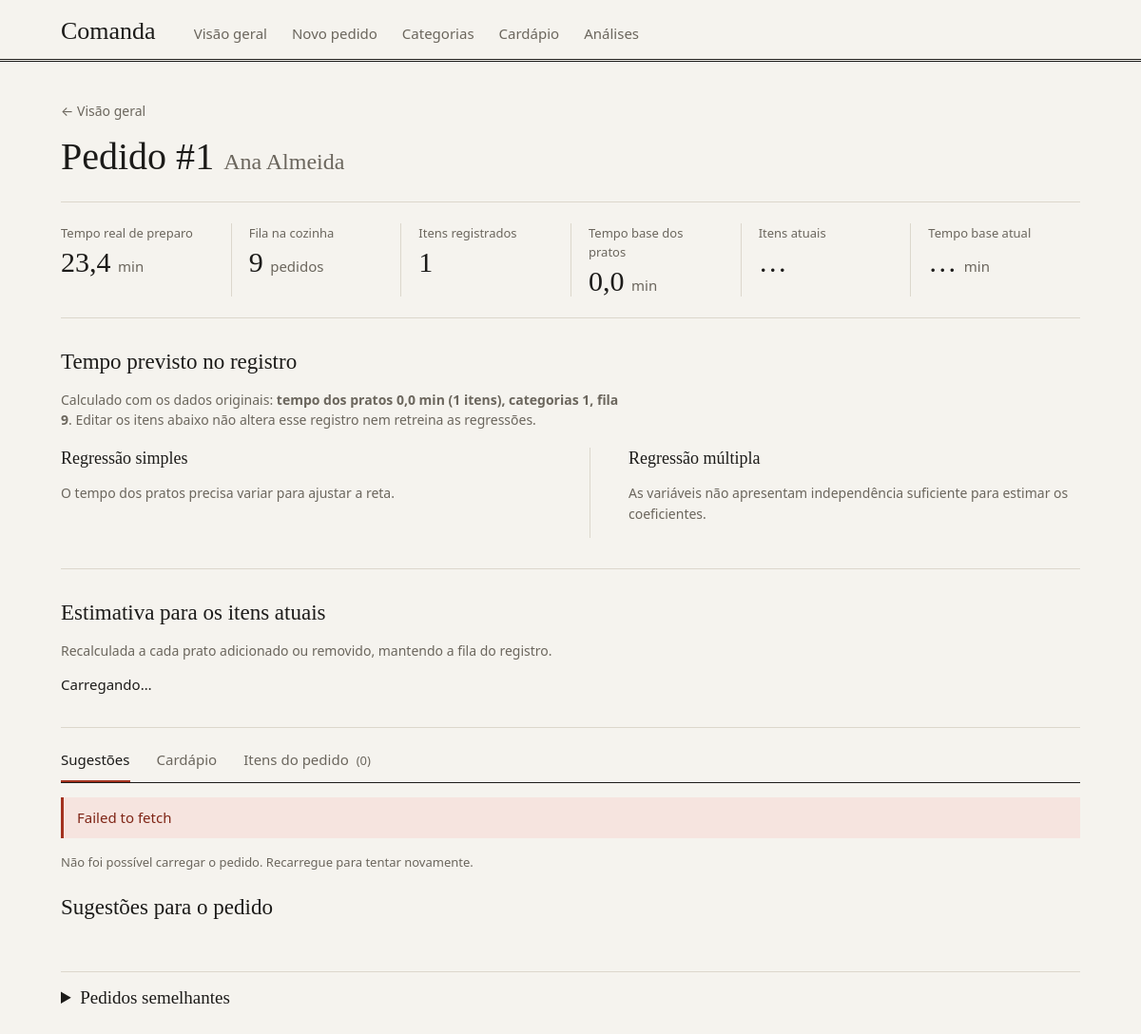
/pedidos/1, run on an earlier commit of the app's database.
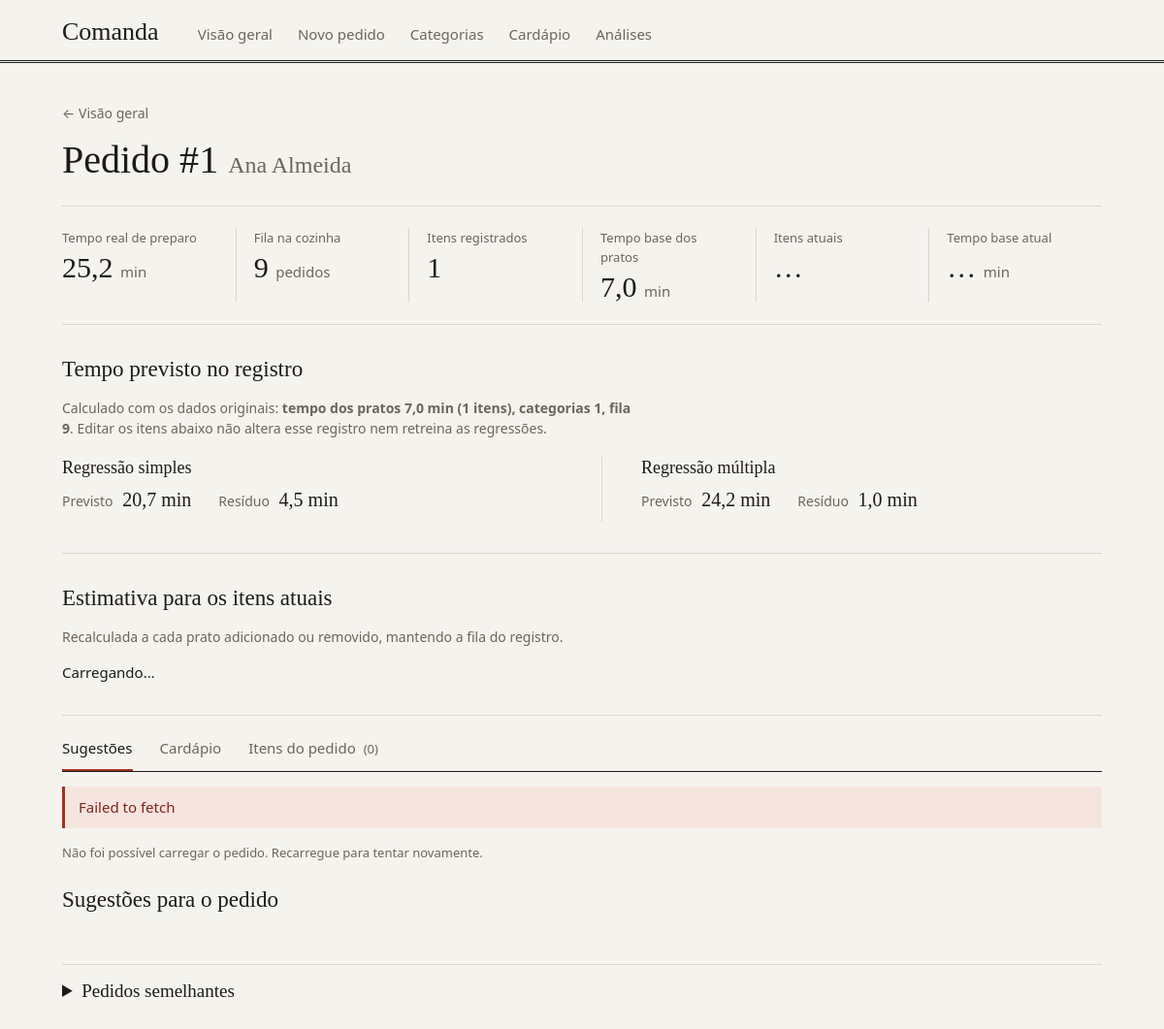
And on a later commit of the database.
### tables this page shows
CREATE TABLE pedidos (
                id INTEGER PRIMARY KEY, cliente TEXT NOT NULL,
                pedidos_na_fila INTEGER NOT NULL,
                tempo_preparo_min REAL NOT NULL);

### app.py (the view)
    @app.get('/pedidos/<int:pedido_id>')
    def pagina_pedido(pedido_id):
        analises = obter_analises()
        pedido = next((p for p in analises['observacoes'] if p['id'] == pedido_id), None)
        if pedido is None:
            abort(404)
        return render_template('pedido.html', pedido=pedido, analises=analises)

### banco.py (called while the page is built)
def conectar():
    conexao = sqlite3.connect(CAMINHO_BANCO, factory=Conexao)
    conexao.row_factory = sqlite3.Row
    conexao.execute('PRAGMA foreign_keys = ON')
    return conexao

    def __exit__(self, *args):
        try:
            return super().__exit__(*args)
        finally:
            self.close()

### regressao.py (called while the page is built)
def br(valor, casas=2):
    return f'{valor:.{casas}f}'.replace('.', ',')

def _validar_simples(x, y):
    try:
        x = [float(v) for v in x]
        y = [float(v) for v in y]
    except (TypeError, ValueError):
        raise ValueError('As amostras devem conter apenas números.') from None
    if len(x) != len(y) or len(x) < 2:
        raise ValueError('São necessárias pelo menos duas observações.')
    if not all(math.isfinite(v) for v in x + y):
        raise ValueError('A amostra contém valores não finitos.')
    if all(v == x[0] for v in x):
        raise ValueError('O tempo dos pratos precisa variar para ajustar a reta.')
    return x, y

### templates/pedido.html (shortened to what this page needs)
{% extends "base.html" %}{% block title %}Pedido #{{ pedido.id }}{% endblock %}{% block content %}
{% include "pedido_resumo.html" %}
        <nav class="tabs" role="tablist" aria-label="Itens e sugestões do pedido">
            <button type="button" id="tab-sugestoes" role="tab" aria-selected="true" aria-controls="view-sugestoes" data-view="sugestoes">Sugestões</button>
            <button type="button" id="tab-cardapio" role="tab" aria-selected="false" aria-controls="view-cardapio" tabindex="-1" data-view="cardapio">Cardápio</button>
            <button type="button" id="tab-itens" role="tab" aria-selected="false" aria-controls="view-itens" tabindex="-1" data-view="itens">Itens do pedido <span id="total-itens" class="count">0</span></button>
        </nav>
        <p id="erro" class="error" role="alert"></p>
        <p id="status" role="status" aria-live="polite">Carregando…</p>
        <div id="view-sugestoes" class="view" role="tabpanel" aria-labelledby="tab-sugestoes" tabindex="0">
        <section aria-labelledby="sugestoes-titulo">
            <div class="section-heading"><h2 id="sugestoes-titulo">Sugestões para o pedido</h2></div>
        </section>
        <details class="neighbors"><summary>Pedidos semelhantes</summary><div id="vizinhos"></div></details>
        </div>
{% endblock %}{% block scripts %}<script src="{{ url_for('static', filename='script.js') }}" defer></script>{% endblock %}

### templates/pedido_resumo.html (shortened to what this page needs)
<header class="page-header"><a class="back-link" href="/">← Visão geral</a><h1>Pedido #{{ pedido.id }} <span class="id-label">{{ pedido.cliente }}</span></h1></header>
<dl class="figures" aria-label="Dados do pedido"><div><dt>Tempo real de preparo</dt><dd>{{ pedido.tempo_preparo|numero }} <small>min</small></dd></div><div><dt>Fila na cozinha</dt><dd>{{ pedido.pedidos_na_fila }} <small>pedidos</small></dd></div><div><dt>Itens registrados</dt><dd>{{ pedido.quantidade_itens }}</dd></div><div><dt>Tempo base dos pratos</dt><dd>{{ pedido.tempo_base_itens|numero }} <small>min</small></dd></div><div><dt>Itens atuais</dt><dd id="atual-itens">…</dd></div><div><dt>Tempo base atual</dt><dd><span id="atual-tempo-base">…</span> <small>min</small></dd></div></dl>
<section class="panel"><h2>Tempo previsto no registro</h2><p class="muted">Calculado com os dados originais: <strong>tempo dos pratos {{ pedido.tempo_base_itens|numero }} min ({{ pedido.quantidade_itens }} itens), categorias {{ pedido.quantidade_categorias }}, fila {{ pedido.pedidos_na_fila }}</strong>. Editar os itens abaixo não altera esse registro nem retreina as regressões.</p>
<div class="comparison-grid">{% for chave, nome in [('simples','Regressão simples'),('multipla','Regressão múltipla')] %}<article><h3>{{ nome }}</h3>{% if analises[chave].disponivel %}<div class="metrics"><span>Previsto <strong>{{ pedido['previsao_' ~ chave]|numero }} min</strong></span><span>Resíduo <strong>{{ pedido['residuo_' ~ chave]|numero }} min</strong></span></div>{% else %}<p class="muted">{{ analises[chave].aviso }}</p>{% endif %}</article>{% endfor %}</div></section>
<section class="panel" aria-labelledby="estimativa-titulo"><h2 id="estimativa-titulo">Estimativa para os itens atuais</h2><p class="muted">Recalculada a cada prato adicionado ou removido, mantendo a fila do registro.</p><div id="estimativa-atual" aria-live="polite">Carregando…</div></section>

What changed in the data, as far as the page shows it:
changed pedidos "Ana Almeida": tempo_preparo|numero "23,4" → "25,2"
Also different on the page:
{{ pedido.tempo_base_itens|numero }}: "0,0" → "7,0"
new list line: "Regressão simples Previsto 20,7 min Resíduo 4,5 min"
new list line: "Regressão múltipla Previsto 24,2 min Resíduo 1,0 min"
list line gone: "Regressão simples O tempo dos pratos precisa variar para ajustar a reta."
list line gone: "Regressão múltipla As variáveis não apresentam independência suficiente para estimar os coeficientes."
